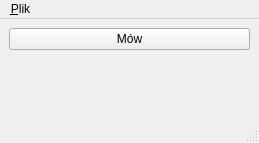
<?xml version="1.0" encoding="UTF-8"?>
<ui version="4.0">
 <class>MainWindow</class>
 <widget class="QMainWindow" name="MainWindow">
  <property name="geometry">
   <rect>
    <x>0</x>
    <y>0</y>
    <width>259</width>
    <height>143</height>
   </rect>
  </property>
  <property name="windowTitle">
   <string>Mex Assistant</string>
  </property>
  <widget class="QWidget" name="centralwidget">
   <layout class="QVBoxLayout" name="verticalLayout">
    <item>
     <widget class="QPushButton" name="speakButton">
      <property name="layoutDirection">
       <enum>Qt::LeftToRight</enum>
      </property>
      <property name="text">
       <string>Mów</string>
      </property>
     </widget>
    </item>
    <item>
     <widget class="QLabel" name="stateLabel">
      <property name="layoutDirection">
       <enum>Qt::LeftToRight</enum>
      </property>
      <property name="autoFillBackground">
       <bool>false</bool>
      </property>
      <property name="text">
       <string/>
      </property>
      <property name="alignment">
       <set>Qt::AlignHCenter|Qt::AlignTop</set>
      </property>
     </widget>
    </item>
   </layout>
  </widget>
  <widget class="QMenuBar" name="menubar">
   <property name="geometry">
    <rect>
     <x>0</x>
     <y>0</y>
     <width>259</width>
     <height>24</height>
    </rect>
   </property>
   <widget class="QMenu" name="menu_Plik">
    <property name="title">
     <string>&amp;Plik</string>
    </property>
    <addaction name="action_Ustawienia"/>
    <addaction name="action_Zakoncz"/>
   </widget>
   <addaction name="menu_Plik"/>
  </widget>
  <widget class="QStatusBar" name="statusbar"/>
  <action name="action_Ustawienia">
   <property name="text">
    <string>&amp;Ustawienia</string>
   </property>
  </action>
  <action name="action_Zakoncz">
   <property name="text">
    <string>&amp;Zakończ</string>
   </property>
  </action>
 </widget>
 <resources/>
 <connections/>
</ui>
